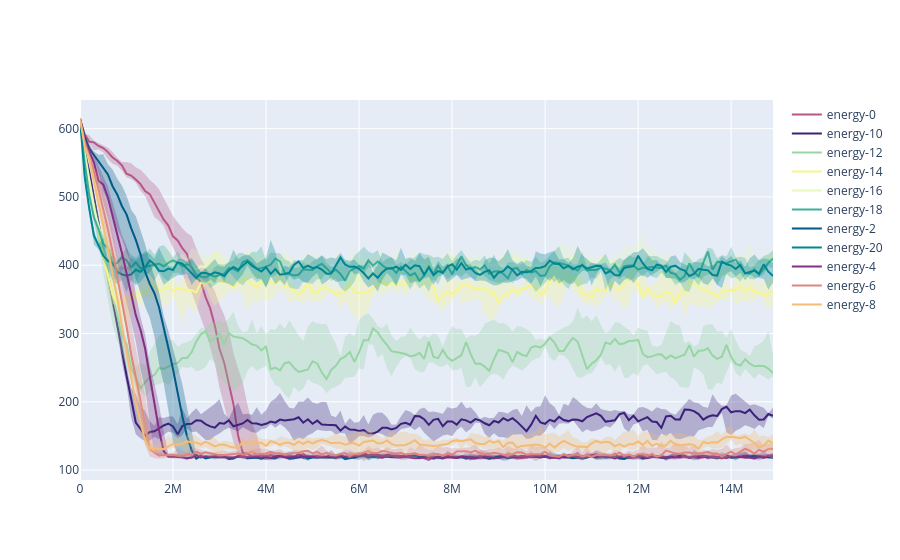

Here is the notebook cell this chart was saved with:
### Code cell
import random as rand

palette = cl.StackPalette.load("carnival").resize(banddf["sim_type"].n_unique())
colors = palette.colors
rand.shuffle(colors)
palette = cl.StackPalette(colors)
fig = go.Figure()
for i, (sim_type, group) in enumerate(banddf.group_by("sim_type")):
    fig.add_trace(go.Scatter(
        x=group["time"],
        y=group["mean_med"],
        line_color=palette[i],
        name=sim_type[0]
    ))
    fig.add_trace(go.Scatter(
        x=pl.concat([group["time"], group["time"][::-1]]),
        y=pl.concat([group["mean_min"], group["mean_max"][::-1]]),
        fill="toself",
        line_color="rgba(0, 0, 0, 0)",
        fillcolor=palette[i],
        opacity=0.3,
        showlegend=False
    ))
fig

### Figure 1 — Plotly figure (JSON) as saved in the notebook; plotly's stock layout.template omitted (floating-point values rounded to 4 significant figures; data arrays with more than 128 entries replaced by an {"elided": "..."} marker saying what was removed)
{"data": [{"line": {"color": "#b75687"}, "name": "energy-0", "type": "scatter", "x": {"elided": "150 int values"}, "y": {"elided": "150 float values"}}, {"fill": "toself", "fillcolor": "#b75687", "line": {"color": "rgba(0, 0, 0, 0)"}, "opacity": 0.3, "showlegend": false, "type": "scatter", "x": {"elided": "300 int values"}, "y": {"elided": "300 float values"}}, {"line": {"color": "#3b2179"}, "name": "energy-10", "type": "scatter", "x": {"elided": "150 int values"}, "y": {"elided": "150 float values"}}, {"fill": "toself", "fillcolor": "#3b2179", "line": {"color": "rgba(0, 0, 0, 0)"}, "opacity": 0.3, "showlegend": false, "type": "scatter", "x": {"elided": "300 int values"}, "y": {"elided": "300 float values"}}, {"line": {"color": "#98d5a4"}, "name": "energy-12", "type": "scatter", "x": {"elided": "150 int values"}, "y": {"elided": "150 float values"}}, {"fill": "toself", "fillcolor": "#98d5a4", "line": {"color": "rgba(0, 0, 0, 0)"}, "opacity": 0.3, "showlegend": false, "type": "scatter", "x": {"elided": "300 int values"}, "y": {"elided": "300 float values"}}, {"line": {"color": "#f8f68b"}, "name": "energy-14", "type": "scatter", "x": {"elided": "150 int values"}, "y": {"elided": "150 float values"}}, {"fill": "toself", "fillcolor": "#f8f68b", "line": {"color": "rgba(0, 0, 0, 0)"}, "opacity": 0.3, "showlegend": false, "type": "scatter", "x": {"elided": "300 int values"}, "y": {"elided": "300 float values"}}, {"line": {"color": "#e7f8bf"}, "name": "energy-16", "type": "scatter", "x": {"elided": "150 int values"}, "y": {"elided": "150 float values"}}, {"fill": "toself", "fillcolor": "#e7f8bf", "line": {"color": "rgba(0, 0, 0, 0)"}, "opacity": 0.3, "showlegend": false, "type": "scatter", "x": {"elided": "300 int values"}, "y": {"elided": "300 float values"}}, {"line": {"color": "#3faf99"}, "name": "energy-18", "type": "scatter", "x": {"elided": "150 int values"}, "y": {"elided": "150 float values"}}, {"fill": "toself", "fillcolor": "#3faf99", "line": {"color": "rgba(0, 0, 0, 0)"}, "opacity": 0.3, "showlegend": false, "type": "scatter", "x": {"elided": "300 int values"}, "y": {"elided": "300 float values"}}, {"line": {"color": "#005986"}, "name": "energy-2", "type": "scatter", "x": {"elided": "150 int values"}, "y": {"elided": "150 float values"}}, {"fill": "toself", "fillcolor": "#005986", "line": {"color": "rgba(0, 0, 0, 0)"}, "opacity": 0.3, "showlegend": false, "type": "scatter", "x": {"elided": "300 int values"}, "y": {"elided": "300 float values"}}, {"line": {"color": "#008692"}, "name": "energy-20", "type": "scatter", "x": {"elided": "150 int values"}, "y": {"elided": "150 float values"}}, {"fill": "toself", "fillcolor": "#008692", "line": {"color": "rgba(0, 0, 0, 0)"}, "opacity": 0.3, "showlegend": false, "type": "scatter", "x": {"elided": "300 int values"}, "y": {"elided": "300 float values"}}, {"line": {"color": "#823083"}, "name": "energy-4", "type": "scatter", "x": {"elided": "150 int values"}, "y": {"elided": "150 float values"}}, {"fill": "toself", "fillcolor": "#823083", "line": {"color": "rgba(0, 0, 0, 0)"}, "opacity": 0.3, "showlegend": false, "type": "scatter", "x": {"elided": "300 int values"}, "y": {"elided": "300 float values"}}, {"line": {"color": "#dd867f"}, "name": "energy-6", "type": "scatter", "x": {"elided": "150 int values"}, "y": {"elided": "150 float values"}}, {"fill": "toself", "fillcolor": "#dd867f", "line": {"color": "rgba(0, 0, 0, 0)"}, "opacity": 0.3, "showlegend": false, "type": "scatter", "x": {"elided": "300 int values"}, "y": {"elided": "300 float values"}}, {"line": {"color": "#f4bc77"}, "name": "energy-8", "type": "scatter", "x": {"elided": "150 int values"}, "y": {"elided": "150 float values"}}, {"fill": "toself", "fillcolor": "#f4bc77", "line": {"color": "rgba(0, 0, 0, 0)"}, "opacity": 0.3, "showlegend": false, "type": "scatter", "x": {"elided": "300 int values"}, "y": {"elided": "300 float values"}}], "layout": {}}
